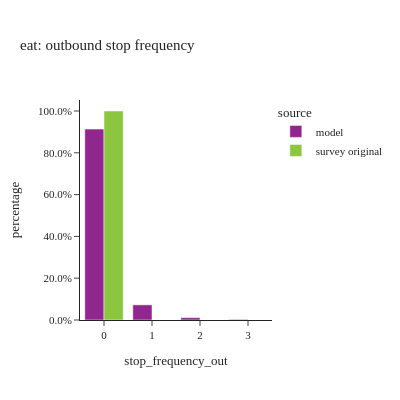
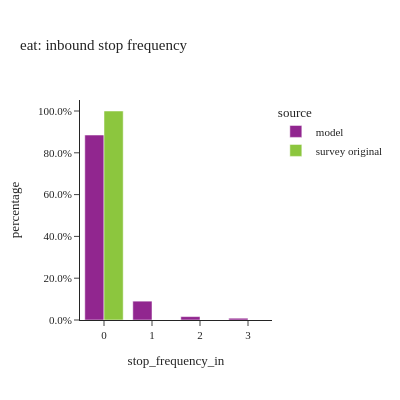

The notebook cell these images were saved under, in order:
### Code cell
#| layout: [[1,1], [1]]
stopfreq_by_tourtype(tour_data, "eat")

### Figure 1 — Plotly figure (JSON) as saved in the notebook; plotly's stock layout.template omitted (floating-point values rounded to 4 significant figures)
{"data": [{"alignmentgroup": "True", "customdata": [[69850.0, 69850.0], [5548.0, 5548.0], [870.0, 870.0], [211.0, 211.0]], "hovertemplate": "source=model<br>stop_frequency_out=%{x}<br>percentage=%{y}<br>weighted_sum=%{customdata[0]}<br>sample_size=%{customdata[1]}<extra></extra>", "legendgroup": "model", "marker": {"color": "#91268F", "pattern": {"shape": ""}}, "name": "model", "offsetgroup": "model", "orientation": "v", "showlegend": true, "textposition": "auto", "type": "bar", "x": ["0", "1", "2", "3"], "xaxis": "x", "y": [0.9133, 0.07254, 0.01138, 0.002759], "yaxis": "y"}, {"alignmentgroup": "True", "customdata": [[50220.0, 130.0]], "hovertemplate": "source=survey original<br>stop_frequency_out=%{x}<br>percentage=%{y}<br>weighted_sum=%{customdata[0]}<br>sample_size=%{customdata[1]}<extra></extra>", "legendgroup": "survey original", "marker": {"color": "#8CC63E", "pattern": {"shape": ""}}, "name": "survey original", "offsetgroup": "survey original", "orientation": "v", "showlegend": true, "textposition": "auto", "type": "bar", "x": ["0"], "xaxis": "x", "y": [1.0], "yaxis": "y"}], "layout": {"barmode": "group", "height": 400, "legend": {"title": {"text": "source"}, "tracegroupgap": 0}, "title": {"text": "eat: outbound stop frequency"}, "width": 400, "xaxis": {"anchor": "y", "domain": [0.0, 1.0], "title": {"text": "stop_frequency_out"}}, "yaxis": {"anchor": "x", "domain": [0.0, 1.0], "tickformat": ".1%", "title": {"text": "percentage"}}}}

### Figure 2 — Plotly figure (JSON) as saved in the notebook; plotly's stock layout.template omitted (floating-point values rounded to 4 significant figures)
{"data": [{"alignmentgroup": "True", "customdata": [[67680.0, 67680.0], [6898.0, 6898.0], [1243.0, 1243.0], [656.0, 656.0]], "hovertemplate": "source=model<br>stop_frequency_in=%{x}<br>percentage=%{y}<br>weighted_sum=%{customdata[0]}<br>sample_size=%{customdata[1]}<extra></extra>", "legendgroup": "model", "marker": {"color": "#91268F", "pattern": {"shape": ""}}, "name": "model", "offsetgroup": "model", "orientation": "v", "showlegend": true, "textposition": "auto", "type": "bar", "x": ["0", "1", "2", "3"], "xaxis": "x", "y": [0.885, 0.0902, 0.01625, 0.008578], "yaxis": "y"}, {"alignmentgroup": "True", "customdata": [[50220.0, 129.0], [0.0, 1.0]], "hovertemplate": "source=survey original<br>stop_frequency_in=%{x}<br>percentage=%{y}<br>weighted_sum=%{customdata[0]}<br>sample_size=%{customdata[1]}<extra></extra>", "legendgroup": "survey original", "marker": {"color": "#8CC63E", "pattern": {"shape": ""}}, "name": "survey original", "offsetgroup": "survey original", "orientation": "v", "showlegend": true, "textposition": "auto", "type": "bar", "x": ["0", "2"], "xaxis": "x", "y": [1.0, 0.0], "yaxis": "y"}], "layout": {"barmode": "group", "height": 400, "legend": {"title": {"text": "source"}, "tracegroupgap": 0}, "title": {"text": "eat: inbound stop frequency"}, "width": 400, "xaxis": {"anchor": "y", "domain": [0.0, 1.0], "title": {"text": "stop_frequency_in"}}, "yaxis": {"anchor": "x", "domain": [0.0, 1.0], "tickformat": ".1%", "title": {"text": "percentage"}}}}
